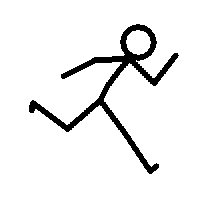
#> input picture proyecto/video_test/stickman 200x200.gif, 200 x 200 px, found by its file name
$ python main.py
#> lines starting #> are read from the running program, lines starting #| are printed output that depends on the picture; after the words box and inside, x2 and y2 are one past the last pixel; in counts of white or black regions, pixels touching at a corner belong together
### proyecto/code/gif_to_frame.py
import os
from PIL import Image
import numpy as np

def extraer_frames(ruta_archivo):
    # Verificar que existe el archivo
    if not os.path.exists(ruta_archivo):
        print(f"Error: No se encontró el archivo en '{ruta_archivo}'")
        return []

    # Lista donde se almacenarán las matrices de cada frame
    lista_matrices = []

    # Abrimos el GIF
    with Image.open(ruta_archivo) as im:
#> im is the input picture: PIL image 200x200 P; 93.3% white; 1 black region, box (x1, y1, x2, y2) and area: (29, 24, 179, 174) 2673
        index = 0
        try:
            while True:
                im.seek(index)


                # '1' convierte a blanco y negro puro (Binario).
                frame = im.convert('1')

                # Transformación a Matriz Matemática (Numpy): Convertimos a 'int' para tener ceros y unos (0, 1).
                matriz = np.array(frame, dtype=int)

                # Guardamos la matriz en la lista
                lista_matrices.append(matriz)

                index += 1
#> this loop made 16 passes
#| Se cargaron 15 frames en memoria.
#> pass 2, in extraer_frames, `frame = im.convert('1')`:
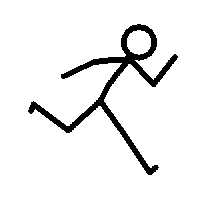
#> frame: PIL image 200x200 1; 93.3% white; 1 black region, box (x1, y1, x2, y2) and area: (28, 24, 178, 175) 2666
#> after the loop:
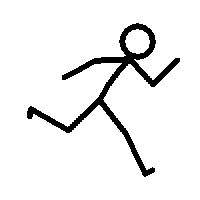
#> im: PIL image 200x200 RGB; 93.4% white; 1 black region, box (x1, y1, x2, y2) and area: (27, 23, 180, 177) 2657
#> after the loop, index = 15; lista_matrices = 15 items
        except EOFError:
            # Se alcanzó el final del GIF
            pass

    print(f"Se cargaron {len(lista_matrices)} frames en memoria.")

    # Información útil para el siguiente paso
    if len(lista_matrices) > 0:
        alto, ancho = lista_matrices[0].shape
        print(f"Resolución de los frames: {alto}x{ancho} píxeles.")

    return lista_matrices


#archivo_gif = r"C:\Users\pauli\OneDrive\Documents\Universidad\Instrumentos-opticos\proyecto\video_test\SpAQ.gif"
# Ejecutamos la función
#frames_binarios = extraer_frames(archivo_gif)

### proyecto/code/generate_qr.py
import segno
import numpy as np
import math

def dividir_imagen(matriz, filas, cols):
#> called with filas = 10, cols = 10
    alto, ancho = matriz.shape
#> alto = 200; ancho = 200
    h_bloque = math.ceil(alto / filas)
#> h_bloque = 20
    w_bloque = math.ceil(ancho / cols)
#> w_bloque = 20
    bloques = []

    for i in range(filas):
        for j in range(cols):
            y1 = i * h_bloque
            y2 = min((i + 1) * h_bloque, alto)
            x1 = j * w_bloque
            x2 = min((j + 1) * w_bloque, ancho)
            x1 = int(x1) # Aseguramos enteros
            x2 = int(x2)
            y1 = int(y1)
            y2 = int(y2)

            bloque = matriz[y1:y2, x1:x2]
            bloques.append(bloque)
#> after the loop, bloques = 100 items
    return bloques, h_bloque, w_bloque

# [45 lines left out: function escalar_qr_a_resolucion, not called in this run]

def generar_lista_qrs(imagen_binaria, filas=6, cols=8, resolucion = 2048):
    """
    Genera una LISTA de matrices QR individuales.
    Cada QR contiene en su header el índice 'i' para saber su coordenada.
    """
    bloques, _, _ = dividir_imagen(imagen_binaria, filas, cols)
#> bloques = 100 items
    qr_matrices = []

    print(f"Generando {len(bloques)} códigos QR individuales...")
#> (printed output is left out)

    for i, bloque in enumerate(bloques):
        # 1. Aplanar matriz
        flat = bloque.flatten().astype(int)

        # 2. Convertir a string "010101..."
        payload_str = "".join(map(str, flat))

        h, w = bloque.shape

        # 3. Header: "IDX:H:W:TF:TC:DATOS"
        # IDX (i) es clave: con él calculas la fila (i // cols) y columna (i % cols)
        contenido = f"{i}:{h}:{w}:{filas}:{cols}:{payload_str}"

        try:
            # RECOMENDACIÓN: Usar error='H' para óptica (soporta 30% daño)
            # Usar 'L' (7%) es arriesgado con el ruido speckle, pero lo dejo a tu elección.
            qr = segno.make(contenido, error='H')

            # Convertir a matriz numpy con borde
            iterador = qr.matrix_iter(border=4)
            matriz_qr = np.array([list(row) for row in iterador], dtype=int)

            tamano_qr_logico = matriz_qr.shape[0]

            # Configuremos la resolución
            sobremuestreo_qr = escalar_qr_a_resolucion(matriz_qr, resolucion)
            qr_matrices.append(sobremuestreo_qr)

        except Exception as e:
            print(f"Error en bloque {i}: {e}")
            return None
#> this loop made 1 pass
#> (h, w) on pass 1: (20, 20)
#> after the loop, qr_matrices = []

    # Retornamos la lista directa.
    return qr_matrices, tamano_qr_logico

### proyecto/code/main.py
import time
t_inicio_total = time.time() #cronometro global
print("Cargando librerias...", end="")
import numpy as np
import matplotlib.pyplot as plt
from gif_to_frame import extraer_frames
import generate_qr as gqr
import reconstruccion as rqr
import multiplexing as mux
from play_gif import reproducir_gif
from qr_basic import encriptacion_imagen_qr
from encript_image import encriptar_drpe
from encript_image import desencriptar_drpe
print(f" Listo ({time.time() - t_inicio_total:.4f} s)")


## Extraemos el video a procesar
# Ruta del archivo
archivo_gif = r"C:\Users\user\Desktop\Universidad\Semestre 11\Instrumentos Opticos\Instrumentos-opticos\proyecto\video_test\stickman 200x200.gif"
#archivo_gif = r"C:\Users\pauli\OneDrive\Documents\Universidad\Instrumentos-opticos\proyecto\video_test\stickman 200x200.gif"
print("Cargando GIF...", end="")
t_carga = time.time()
# Creamos la lista con los frames extraidos del gif
lista_frames = extraer_frames(archivo_gif)
print(f" Listo ({time.time() - t_carga:.4f} s)")

FILAS = 10
COLS = 10


# Parametros
long_onda = 633e-9 #633 nm
pixel_size_detector = 6.5e-6 # tamaño de pixel (um) Alvium 1800 U-811 with Sony IMX546
foco = 0.17 #(500 mm)
RADIO_PUPILA = 0.01
resolucion_camara = 2048

print(f"El tamaño de la pupila es {RADIO_PUPILA} m y es {(2*RADIO_PUPILA)*100/(pixel_size_detector*resolucion_camara):.2f} % de la imágen de lado {pixel_size_detector*resolucion_camara} m")

modo = 4#int(input("Ingrese el modo en que desea trabajar \n1. Una imágen normal\n2. Un frame con QR\n3. Gif con QR y DRPE\n4. Con multiplexado de un QR \n"))

t_inicio_proceso = time.time() #cronometro del proceso
if (modo == 1):
    # =======================================================
    # MODO 1: Objeto Pequeño (Stickman 200x200)
    # Objetivo: Que los ejes muestren aprox 1.3 mm de lado
    # =======================================================

    img_input = lista_frames[0]

    # 1. Obtenemos dimensiones reales de la imagen (200 px)
    filas, cols = img_input.shape

    # 2. Calculamos el tamaño físico de ESTA imagen
    alto_fisico_mm = filas * pixel_size_detector * 1000  # ~1.3 mm
    ancho_fisico_mm = cols * pixel_size_detector * 1000  # ~1.3 mm

    # 3. Definimos la extensión física CORRECTA para los ejes
    # Centrado en 0: [-ancho/2, ancho/2, -alto/2, alto/2]
    ext_modo1 = [-ancho_fisico_mm/2, ancho_fisico_mm/2, -alto_fisico_mm/2, alto_fisico_mm/2]

    print(f"\n--- MODO 1 ---")
    print(f"Dimensiones en píxeles: {cols} x {filas}")
    print(f"Dimensiones físicas: {ancho_fisico_mm:.2f} x {alto_fisico_mm:.2f} mm")

    # Encriptación
    matriz_cifrada, k1, k2, mascara_pupila = encriptar_drpe(
                img_input, radio_pupila=RADIO_PUPILA,
                dx=pixel_size_detector, long_onda=long_onda,
                foco=foco)

    matriz_recuperada = desencriptar_drpe(matriz_cifrada, k1, k2)
    matriz_recuperada_ruidosa = np.abs(matriz_recuperada)**2

    # Graficación
    plt.figure(figsize=(12, 5))

    # Objeto Original
    plt.subplot(1, 3, 1)
    plt.imshow(np.abs(img_input), cmap='gray', extent=ext_modo1) # <--- USAMOS ext_modo1
    plt.title(f"Objeto Original\n(200px = {ancho_fisico_mm:.2f} mm)")
    plt.xlabel("x (mm)")
    plt.ylabel("y (mm)")

    # Encriptado
    plt.subplot(1, 3, 2)
    plt.imshow(np.abs(matriz_cifrada), cmap='gray', extent=ext_modo1)
    plt.title("Plano de Fourier")
    plt.xlabel("x (mm)")

    # Recuperado
    plt.subplot(1, 3, 3)
    plt.imshow(matriz_recuperada_ruidosa, cmap='gray', extent=ext_modo1)
    plt.title("Imagen Recuperada")
    plt.xlabel("x (mm)")

    plt.tight_layout()
    plt.show()

elif (modo == 2):
    # =======================================================
    # MODO 2: QR Grande (Llenando el sensor 2048x2048)
    # Objetivo: Que los ejes muestren aprox 13.3 mm de lado
    # =======================================================

    if len(lista_frames) > 0:
        frame_prueba = lista_frames[0]

        # Generamos el QR forzando la resolución del sensor (2048)
        # Asegúrate de que tu función encriptacion_imagen_qr acepte 'resolucion'
        # Si no la acepta, deberás escalar la imagen manualmente antes.
        try:
            frame_recuperado, img_entrada, matriz_cifrada, matriz_recuperada = encriptacion_imagen_qr(
                frame_prueba, FILAS, COLS,
                radio_pupila=RADIO_PUPILA,
                dx=pixel_size_detector,
                long_onda=long_onda,
                foco=foco,
                resolucion=resolucion_camara, # <--- IMPORTANTE: 2048
                graph=False
            )
        except TypeError:
             # Fallback si tu función no ha sido actualizada
            frame_recuperado, img_entrada, matriz_cifrada, matriz_recuperada = encriptacion_imagen_qr(
                frame_prueba, FILAS, COLS, radio_pupila=RADIO_PUPILA, dx=pixel_size_detector, long_onda=long_onda, foco=foco, graph=False)

        # 1. Obtenemos dimensiones reales (deberían ser 2048 ahora)
        filas, cols = img_entrada.shape

        # 2. Calculamos tamaño físico
        alto_fisico_mm = filas * pixel_size_detector * 1000 # ~13.3 mm
        ancho_fisico_mm = cols * pixel_size_detector * 1000

        # 3. Extensión física
        ext_modo2 = [-ancho_fisico_mm/2, ancho_fisico_mm/2, -alto_fisico_mm/2, alto_fisico_mm/2]

        print(f"\n--- MODO 2 ---")
        print(f"Dimensiones en píxeles: {cols} x {filas}")
        print(f"Dimensiones físicas: {ancho_fisico_mm:.2f} x {alto_fisico_mm:.2f} mm")

            # 1. Obtenemos dimensiones reales de la imagen (200 px)
        filas, cols = lista_frames[0].shape

        # 2. Calculamos el tamaño físico de ESTA imagen
        alto_fisico_mm = filas * pixel_size_detector * 1000  # ~1.3 mm
        ancho_fisico_mm = cols * pixel_size_detector * 1000  # ~1.3 mm

        # 3. Definimos la extensión física CORRECTA para los ejes
        # Centrado en 0: [-ancho/2, ancho/2, -alto/2, alto/2]
        ext_modo1 = [-ancho_fisico_mm/2, ancho_fisico_mm/2, -alto_fisico_mm/2, alto_fisico_mm/2]

        # Graficación
        plt.figure(figsize=(12, 5))

        plt.subplot(1, 3, 1)
        plt.imshow(np.abs(lista_frames[0]), cmap='gray', extent=ext_modo1) # <--- USAMOS ext_modo2
        plt.title(f"Imagen original")
        plt.xlabel("x (mm)")
        plt.ylabel("y (mm)")

        plt.subplot(1, 3, 2)
        plt.imshow(np.abs(img_entrada), cmap='gray', extent=ext_modo2)
        plt.title("QR generado (25/25)")
        plt.xlabel("x (mm)")
        plt.ylabel("y (mm)")

        plt.subplot(1, 3, 3)
        plt.imshow(np.abs(frame_recuperado), cmap='gray', extent=ext_modo1)
        plt.title("Imagen recuperada")
        plt.xlabel("x (mm)")
        plt.ylabel("y (mm)")

        plt.tight_layout()
        plt.show()


elif (modo == 3):

    #Prueba DRPE con QR
    if len(lista_frames) > 0:

        frames_prueba = lista_frames[:]
        gif_recuperado = []

        for i, frame in enumerate(frames_prueba):
            # Vamos a trabajar solo con el primer frame para probar
            print(f"Encriptando el frame {i+1}")
            frame_recuperado, _, _, _ = encriptacion_imagen_qr(
                frame, FILAS, COLS, radio_pupila=RADIO_PUPILA,
                dx=pixel_size_detector, long_onda=long_onda,
                foco=foco,graph=False)

            gif_recuperado.append(frame_recuperado)

        reproducir_gif(gif_recuperado)

if (modo==4):

    # Prueba Multiplexing
    # Usaremos el primer frame de la lista para probar
    frame_prueba = lista_frames[0]

    # Generamos un QR grande de ese frame
    # Aumentamos la escala para que resista mejor el ruido del multiplexado
#> (the run stopped early here; a loop or call above may not have finished)

$ run again, with proyecto/video_test/SpAQ.gif copied over proyecto/video_test/stickman 200x200.gif
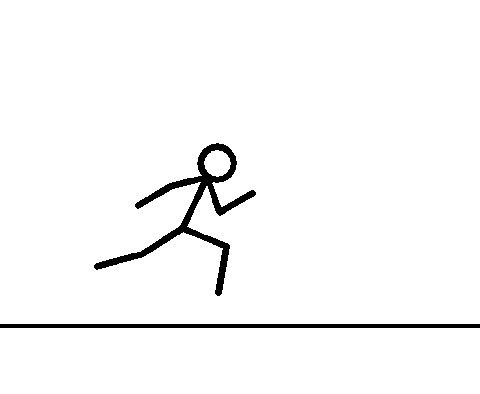
#> input picture proyecto/video_test/SpAQ.gif, 480 x 394 px, found by its file name
#> in extraer_frames, im is the input picture: PIL image 480x394 P; 97.3% white; 2 black regions, box (x1, y1, x2, y2) and area: (94, 143, 256, 296) 3183, (0, 324, 480, 328) 1920
#> the loop in extraer_frames, `while True:` made 10 passes
#| Se cargaron 9 frames en memoria.
#> pass 2, in extraer_frames, `frame = im.convert('1')`:
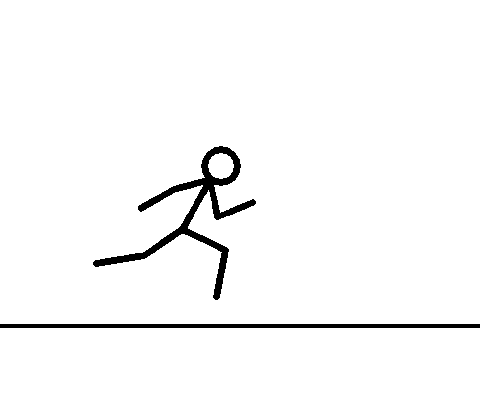
#> frame: PIL image 480x394 1; 97.3% white; 2 black regions, box (x1, y1, x2, y2) and area: (93, 146, 256, 300) 3251, (0, 324, 480, 328) 1920
#> after the loop in extraer_frames, `while True:`:
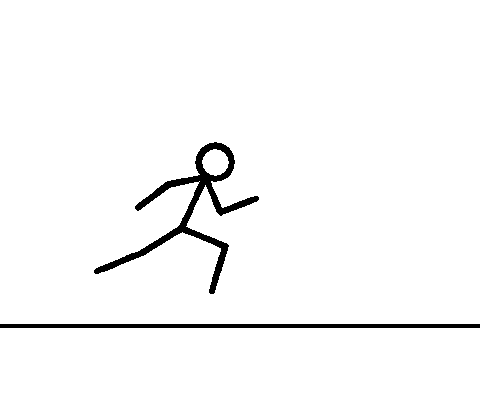
#> im: PIL image 480x394 RGB; 97.3% white; 2 black regions, box (x1, y1, x2, y2) and area: (94, 142, 259, 294) 3164, (0, 324, 480, 328) 1920
#> after the loop in extraer_frames, `while True:`: index = 9; lista_matrices = 9 items
#> after the loop in dividir_imagen, `for i in range(filas):`: bloques = 100 items
#> (printed output is left out)
#> the loop in generar_lista_qrs, `for i, bloque in enumerate(bloques):` made 1 pass
#> (h, w) on pass 1: (40, 48)
#> after the loop in generar_lista_qrs, `for i, bloque in enumerate(bloques):`: qr_matrices = []
